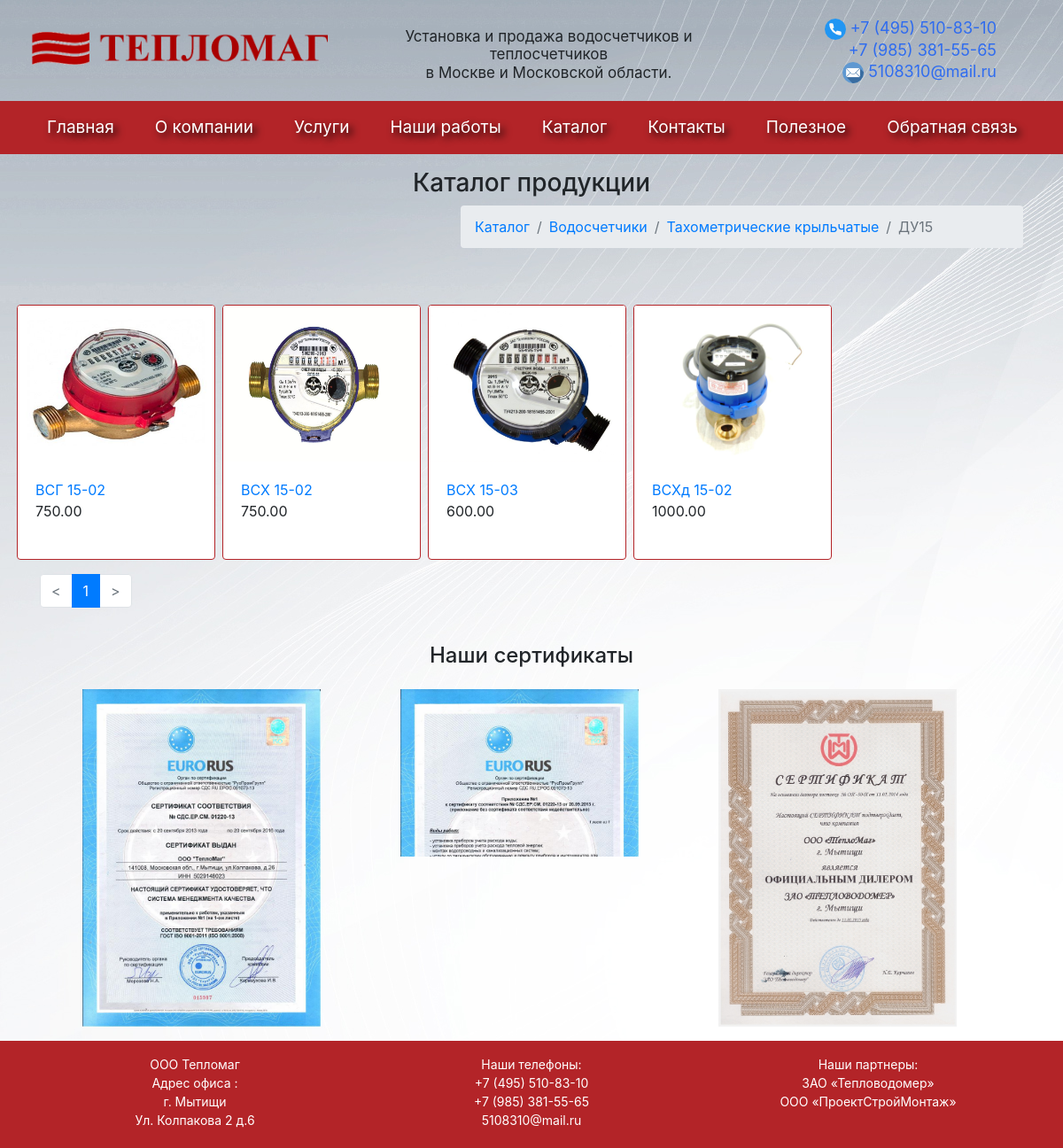
The page /catalog/3/du15/?cat=taxkryl on the database its author committed.
### ticket/models.py (models this page shows, shortened)
class CatSchetchic(models.Model):
	title = models.CharField('Заголовок', max_length=50)
	slug = models.SlugField('slug', unique=True)
	class Meta:
		verbose_name='кат Счетчик'
		verbose_name_plural= 'кат Счетчики'
	def __str__(self):
		return self.title
	def get_absolute_url(self):
		return reverse('catalogclassview', kwargs={'slug' : self.slug})

class VodTepSchetchic(models.Model):
	title = models.CharField('Заголовок', max_length=50)
	slug = models.SlugField('slug', unique=True)
	category = models.ForeignKey(CatSchetchic, verbose_name='Категория',
         on_delete=models.CASCADE, null=True)
	class Meta:
		verbose_name ='под Счетчик'
		verbose_name_plural = 'под Счетчики'
		ordering = ['category']
	def get_absolute_url(self):
		return reverse('catalogvidview', kwargs={'slug' : self.slug})

class Du(models.Model):
	title = models.CharField('Заголовок', max_length=50)
	slug = models.SlugField('slug', unique=True)
	category = models.ForeignKey(CatSchetchic, verbose_name='Категория',
                                  on_delete=models.CASCADE, null=True)
	vodcategory = models.ManyToManyField(VodTepSchetchic, blank=True, verbose_name='Счетчик')
	class Meta:
		verbose_name='Ду'
		verbose_name_plural= 'Ду'
	def __str__(self):
		return '{}'.format(self.title )

class Schetchic(models.Model):
	title = models.CharField('название', max_length=50)
	slug = models.SlugField('slug', unique=True)
	text = models.TextField('описание', blank=True)
	specifications = models.TextField('характиристики', blank=True)
	category = models.ForeignKey(CatSchetchic, verbose_name='Категория',
         on_delete=models.CASCADE, null=True)
	vodcategory = models.ForeignKey(VodTepSchetchic, verbose_name='вод теп Счетчик',
         on_delete=models.CASCADE, null=True)
	shdu = models.ForeignKey(Du, verbose_name='ду',
         on_delete=models.CASCADE, blank=True, null=True)
	image = models.ImageField(upload_to=generate_filename1, blank=True)
	price = models.DecimalField('Цена', max_digits=10, decimal_places=2, blank=True, null=True)
	class Meta:
		verbose_name='Счетчик'
		verbose_name_plural= 'Счетчики'
		ordering = ['title']
	def get_absolute_url(self):
		return reverse('selectprice', kwargs={'slug' : self.slug})

### ticket/views.py (the view)
# urls.py: path('catalog/3/<slug>/', CatalogDuView.as_view(), name='du'),
class CatalogDuView(View):
	def get(self, request, slug):
		categ = request.GET.get('cat')
		product = Du.objects.get(slug__iexact=slug)
		idcat = VodTepSchetchic.objects.get(slug=categ )
		ls = CatSchetchic.objects.get(title__iexact=product.category)# путь категорий
		ls1 = VodTepSchetchic.objects.get(id__iexact=idcat.id)       # путь категорий
		ls3 = product                                                # путь категорий
		new = product.schetchic_set.all().filter(vodcategory=idcat.id)
		products = product.schetchic_set.all().filter(vodcategory=idcat.id)
		paginator = Paginator(products,15)
		page_number = request.GET.get('page', 1)
		page, prev_url, next_url = catalog_paginator(paginator, page_number)
		context={
		         'new' : new,
		         'products' : products,
		         'categ' : categ,
		         'idcat' : idcat.id,
		         'ls': ls,
		         'ls1': ls1,
		         'ls3': ls3,
		         'page_object': page,
		        'next_url'   : next_url,
		        'prev_url'   : prev_url,
		         }
		return render(request, 'catalog3.html', context)

### ticket/views.py (called while the page is built)
def catalog_paginator( paginator, page_number ):
	page = paginator.get_page(page_number)
	is_paginator = page.has_other_pages()
	if page.has_previous():
		prev_url = '?page={}'.format(page.previous_page_number())
	else:
		prev_url = ''
	if page.has_next():
		next_url = '?page={}'.format(page.next_page_number())
	else:
		next_url = ''
	return (page, prev_url, next_url)

### templates/catalog3.html (shortened to what this page needs)
{% extends "catalog.html"%}
{% block pathcat%}
					<li class="breadcrumb-item"><a href="/catalog">Каталог</a></li>
					<li class="breadcrumb-item"><a href="{{ ls.get_absolute_url }}">{{ ls.title }} </a></li>
					<li class="breadcrumb-item"><a href="{{ ls1.get_absolute_url }}">{{ ls1.title }} </a></li>
					<li class="breadcrumb-item active" aria-current="page">{{ls3}}</li>
				  </ol>
				</nav>
{% endblock pathcat%}

### templates/catalog.html (shortened to what this page needs)
{% extends "ticket/glavna.html"%}
{% block cattext%}
       <div class="container mt-3">
		<div class="row justify-content-md-center">
			<div class="col row justify-content-md-center ">
			<h3> Каталог продукции</h3>
			</div>
		</div>
	</div>
	<div class="container">
		<div class="row ">
			<div class="col-5">
			</div>
			<div class="col-7">
				<nav aria-label="breadcrumb">
				  <ol class="breadcrumb">
				  	{% block pathcat%}{% endblock pathcat%}
			</div>
		</div>
	</div>
{% endblock cattext%}
{% block products%}
<div class="container mx-0 px-0 my-3">
		<div class="row ">
 {%for product in page_object %}
    {% if product.image == '' %}
			<div class="col-auto my-2 mx-0 px-1" >
				<div class="card" style="width: 14rem; height:18rem; border:1px solid #b32428;">
					<img class="card-img-top " style="height:11rem; width: 14rem" src="images/11.jpg" alt="{{product.title}}">
						<div class="card-body">
							<a class="card-text "  href="{{ product.get_absolute_url }} ">{{product.title}}</a>
							{{product.object_list}}
							<p class="card-text">{{product.price}}</p>
						</div>
				</div>
		</div>
    {% else %}
			<div class="col-auto mt-2 mx-0 px-1">
				<div class="card" style="width: 14rem; height:18rem; border:1px solid #b32428;">
					<img class="card-img-top " style="height:11rem; width: 13.9rem" src="{{product.image.url}}" alt="{{ product.get_absolute_url }}">
						<div class="card-body">
							<a class="card-text "  href="{{ product.get_absolute_url }} ">{{product.title}}</a>
							<p class="card-text">{{product.price}}</p>
						</div>
				</div>
			</div>
    {%endif%}
 {% endfor %}
</div>
</div>
	<div class="container my-2">
		<div class="row ">
			<div class="col-auto">
			<nav aria-label="...">
			  <ul class="pagination">
			    <li class="page-item {% if not prev_url %} disabled {% endif %}">
			      <a class="page-link" href="{{ prev_url }}" tabindex="-1"><</a>
			    </li>
			    {% for n in page_object.paginator.page_range %}
			      {% if page_object.number == n %}
			      <li class="page-item active">
			      <a class="page-link" href="?page={{ n }}">{{ n }}<span class="sr-only">(current)</span></a>
			    	</li>
			    {% elif n > page_object.number|add:-3 and n < page_object.number|add:3 %}
			    <li class="page-item">
			    	<a class="page-link" href="?page={{ n }}"}>{{ n }}</a>
			    </li>
			    {% endif %}
			    {% endfor %}
			    <li class="page-item {% if not next_url %} disabled {% endif %}">
			      <a class="page-link" href="{{ next_url }}" tabindex="1">></a>
			    </li>
		  	</ul>
			</nav>
		</div>
	</div>
</div>
		{% endblock products%}

### static_in_dev/trew.css (style rules this page uses)
body { background: url(images/greyfon.jpg ) no-repeat fixed; background-color: #eff0f4; }

### rows shown on the page
CatSchetchic: title "Водосчетчики"
VodTepSchetchic: title "Тахометрические крыльчатые"
Du: title "ДУ15"
Schetchic: image (picture), title "ВСГ 15-02", price "750.00"
Schetchic: image (picture), title "ВСХ 15-02", price "750.00"
Schetchic: image (picture), title "ВСХ 15-03", price "600.00"
Schetchic: image (picture), title "ВСХд 15-02", price "1000.00"

### other values the page prints
{{ n }} "1"
